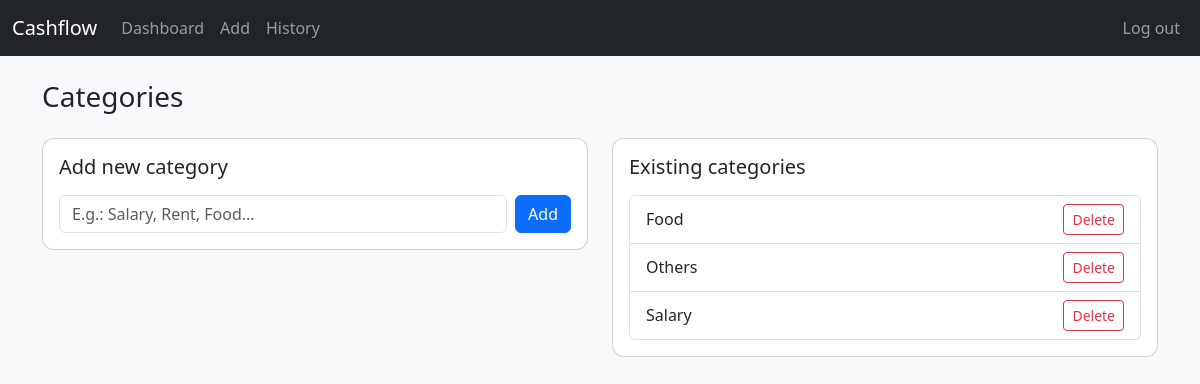
The page /categories (signed in) on the database its author committed.
### tables this page shows
CREATE TABLE categories (
    id INTEGER PRIMARY KEY AUTOINCREMENT,
    user_id INTEGER NOT NULL,
    name TEXT NOT NULL,
    UNIQUE (user_id, name),
    FOREIGN KEY (user_id) REFERENCES users(id)
);

### views.py (the view, shortened to what this page needs)
@views_bp.route("/categories", methods=["GET", "POST"])
def categories():
    user_id = session.get("user_id")
    if not user_id:
        return redirect("/login")
    db = get_db()
    rows = db.execute(
        "SELECT id, name FROM categories WHERE user_id = ? ORDER BY name",
        (user_id,),
    ).fetchall()
    return render_template("categories.html", categories=rows)

### db.py (called while the page is built)
def get_db():
    if "db" not in g:
        conn = sqlite3.connect(DATABASE)
        conn.row_factory = sqlite3.Row
        g.db = conn
    return g.db

### templates/categories.html (shortened to what this page needs)
{% extends "layout.html" %}
{% block content %}
<h1 class="h3 mb-4">Categories</h1>
<div class="row">
  <div class="col-md-6 mb-4">
    <div class="card">
      <div class="card-body">
        <h5 class="card-title">Add new category</h5>
        <form method="post" class="d-flex mt-3">
          <input
            type="text"
            name="name"
            class="form-control me-2"
            placeholder="E.g.: Salary, Rent, Food..."
            required
          >
          <button type="submit" class="btn btn-primary">Add</button>
        </form>
      </div>
    </div>
  </div>
  <div class="col-md-6 mb-4">
    <div class="card">
      <div class="card-body">
        <h5 class="card-title">Existing categories</h5>
        {% if categories %}
          <ul class="list-group mt-3">
            {% for cat in categories %}
              <li class="list-group-item d-flex justify-content-between align-items-center">
                <span>{{ cat["name"] }}</span>
                <form method="post" class="mb-0">
                  <button
                    type="submit"
                    class="btn btn-sm btn-outline-danger"
                    onclick="return confirm('Delete category?');"
                  >
                    Delete
                  </button>
                </form>
              </li>
            {% endfor %}
          </ul>
        {% else %}
          <p class="text-muted mt-3">You don't have any categories yet.</p>
        {% endif %}
      </div>
    </div>
  </div>
</div>
{% endblock %}

### static/css/styles.css (style rules this page uses)
body { font-family: system-ui, -apple-system, BlinkMacSystemFont, "Segoe UI", sans-serif; }
.card { border-radius: 0.75rem; }

### rows shown on the page
categories: name "Food"
categories: name "Others"
categories: name "Salary"
